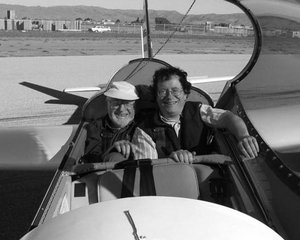
//> input picture 03_imgproc_module/22_match_template/Template_Matching_Original_Image.jpg, 300 x 240 px
$ ./back_projection ../22_match_template/Template_Matching_Original_Image.jpg   (built with g++ and OpenCV 4)
//> lines starting //> are read from the running program, lines starting //| are printed output that depends on the picture
/**
 * @file BackProject_Demo1.cpp
 * @brief Sample code for backproject function usage
 * @author OpenCV team
 */

#include "opencv2/imgproc.hpp"
#include "opencv2/imgcodecs.hpp"
#include "opencv2/highgui.hpp"

#include <iostream>

using namespace cv;
using namespace std;

/// Global Variables
Mat hue;
int bins = 25;

/// Function Headers
void Hist_and_Backproj(int, void* );

/**
 * @function main
 */
int main( int argc, char* argv[] )
{
    //! [Read the image]
    CommandLineParser parser( argc, argv, "{@input |  | input image}" );
    Mat src = imread( parser.get<String>( "@input" ) );
//> src is the input picture: 240 rows x 300 cols, CV_8UC3; min 0, max 255, mean 118.1
    if( src.empty() )
    {
        cout << "Could not open or find the image!\n" << endl;
        cout << "Usage: " << argv[0] << " <Input image>" << endl;
        return -1;
    }
    //! [Read the image]

    //! [Transform it to HSV]
    Mat hsv;
    cvtColor( src, hsv, COLOR_BGR2HSV );
//> hsv: 240 rows x 300 cols, CV_8UC3; mean H, S, V 0, 0, 118.1
    //! [Transform it to HSV]

    // 将原图hsv的0通道映射到hue的0通道
    hue.create(hsv.size(), hsv.depth());
    int ch[] = { 0, 0 };
    mixChannels( &hsv, 1, &hue, 1, ch, 1 );
//> hue: 240 rows x 300 cols, CV_8UC1; every value is 0
    //! [Use only the Hue value]

    // 放一个滑动条，用来修改生成直方图的bin数量
    const char* window_image = "Source image";
    namedWindow( window_image );
    createTrackbar("* Hue  bins: ", window_image, &bins, 180, Hist_and_Backproj );
    Hist_and_Backproj(0, 0);
    //! [Create Trackbar to enter the number of bins]

    //! [Show the image]
    imshow( window_image, src );
    // Wait until user exits the program
    waitKey();
    //! [Show the image]

    return 0;
}

/**
 * @function Hist_and_Backproj
 * @brief Callback to Trackbar
 */
void Hist_and_Backproj(int, void* )
{
    //! [initialize]
    int histSize = MAX( bins, 2 );
    float hue_range[] = { 0, 180 };
    const float* ranges = { hue_range };
    //! [initialize]

    // 生成hue的直方图，并标准化范围到0~255
    Mat hist;
    calcHist( &hue, 1, 0, Mat(), hist, 1, &histSize, &ranges, true, false );
//> hist = 25 values, max 72000 at index 0, min 0 at index 1, mean 2880
    normalize( hist, hist, 0, 255, NORM_MINMAX, -1, Mat() );
//> hist = 25 values, max 255 at index 0, min 0 at index 1, mean 10.2
    //! [Get the Histogram and normalize it]

    // 背投影操作
    Mat backproj;
    calcBackProject( &hue, 1, 0, hist, backproj, &ranges, 1, true );
//> backproj: 240 rows x 300 cols, CV_8UC1; every value is 255
    //! [Get Backprojection]

    // 显示背投影结果
    imshow( "BackProj", backproj );
    //! [Draw the backproj]

    // 显示直方图
    int w = 400, h = 400;
    int bin_w = cvRound( (double) w / histSize );
    Mat histImg = Mat::zeros( h, w, CV_8UC3 );

    for (int i = 0; i < bins; i++)
    {
        rectangle( histImg, Point( i*bin_w, h ), Point( (i+1)*bin_w, h - cvRound( hist.at<float>(i)*h/255.0 ) ),
                   Scalar( 0, 0, 255 ), FILLED );
    }
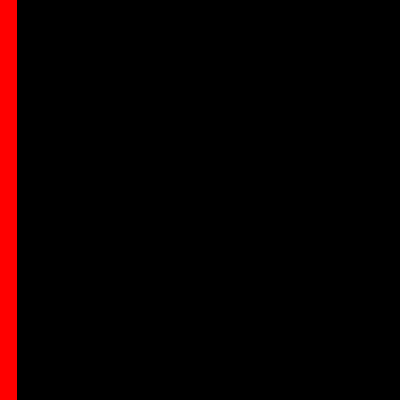
//> histImg: 400 rows x 400 cols, CV_8UC3; mean B, G, R 0, 0, 10.8

    imshow( "Histogram", histImg );
    //! [Draw the histogram]
}
